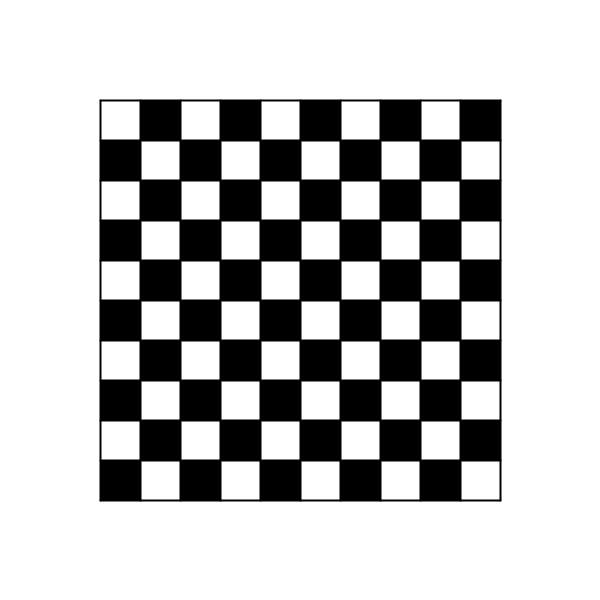
Frame 1 (no input)
Frame 60 (the mouse pressed at the canvas centre just before this capture): identical to frame 1, image omitted
Frame 120 (the mouse held since frame 60 and released just before this capture): identical to frame 1, image omitted

The Processing sketch that drew this single still picture (run headless with seeded random() and noise(); from frame 60 on, the mouse is pressed at the canvas centre):

// Processing sketch: chessboard
// ── chessboard.pde
void setup() {
  size(600, 600);
  strokeWeight(2);
  stroke(0);
}

void draw() {
  background(255);
  stroke(0);
  for (int x = 100; x <= 500; x += 40) {
    line(x, 100, x, 500);
  }
  for (int y = 100; y <= 500; y += 40) {
    line(100, y, 500, y);
  }
  noStroke();

  for (int i = 0; i < 10; i += 1) {
    for (int j = 0; j < 10; j += 1) {
      if (i % 2 ==0 && j % 2 != 0 || i % 2 !=0 && j % 2 == 0) {
        fill(0);
        rect(100+i*40, 100+j*40, 40, 40);
      }
    }
  }

  for (int x = 100; x < 500; x += 40) {
    for (int y = 100; y < 500; y += 40) {
      if (mouseX > x && mouseX < (x+40) && mouseY > y && mouseY < (y+40)) {
        fill(#57068C);
        rect(x, y, 40, 40);
      }
    }
  }
}
